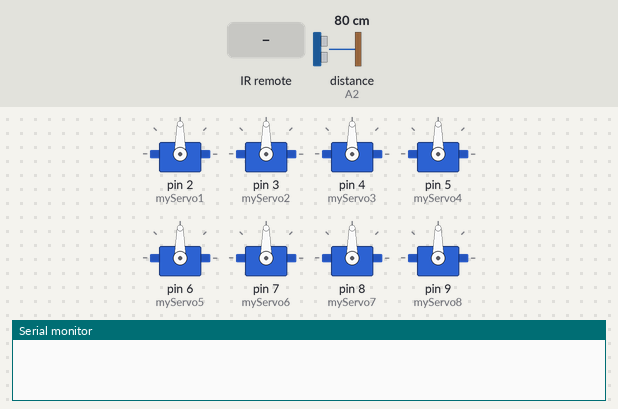
Simulated run of this sketch. Board: Arduino Uno, built with avr-gcc and run on an emulated ATmega328P. Shown: 8 × servo, the last lines printed to the serial monitor. Wiring (inferred from the names in the program): ultrasonic range finder: trigger A3; echo A2. Inputs (shaded band) come from the test bench; at power-on: distance to the obstacle (sensor on A2) 80 cm. The echo pulse lasts 58.3 µs per cm.

Above: at 1.2 s.
1.3 s: infrared code 0x511DBB received
At 2.4 s:
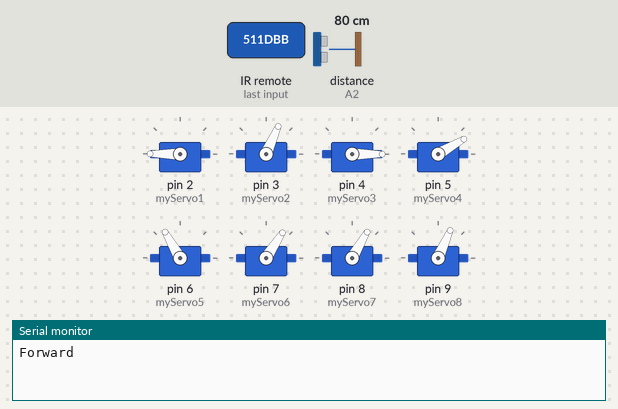
3.6 s: infrared code 0xA3C8EDDB received
At 4.9 s:
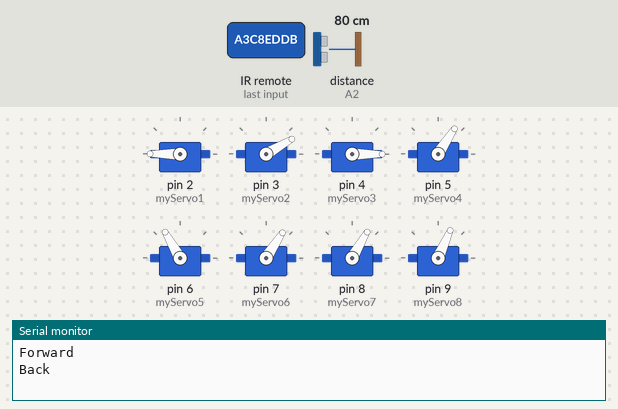
5.7 s: infrared code 0x20FE4DBB received
At 7.1 s:
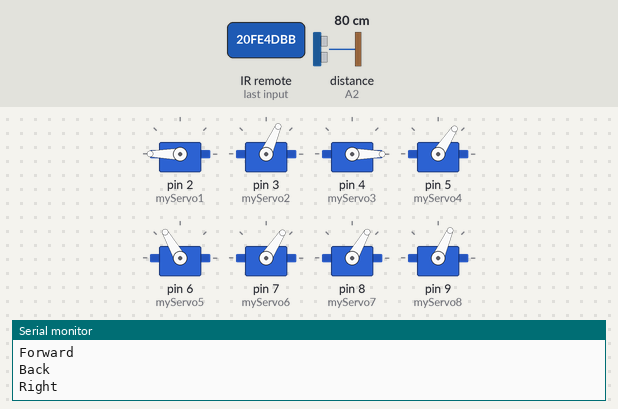
7.7 s: infrared code 0x52A3D41F received
At 7.85 s:
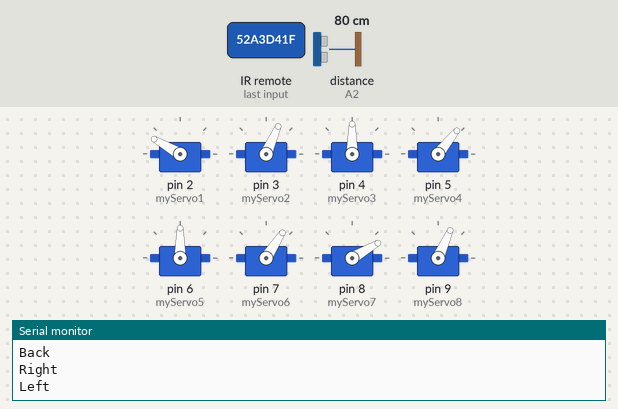
9.8 s: infrared code 0x9716BE3F received
At 10.5 s:
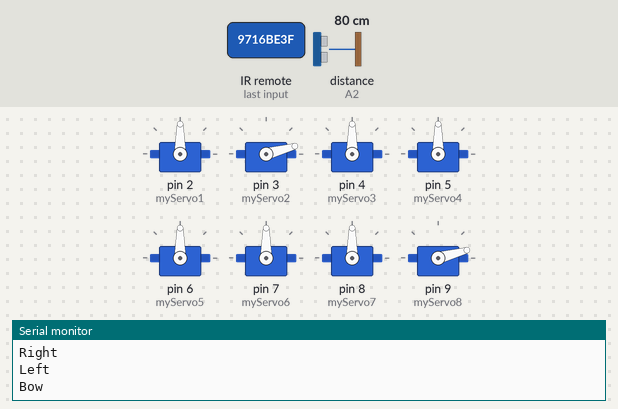
12.2 s: infrared code 0x3D9AE3F7 received
At 12.95 s:
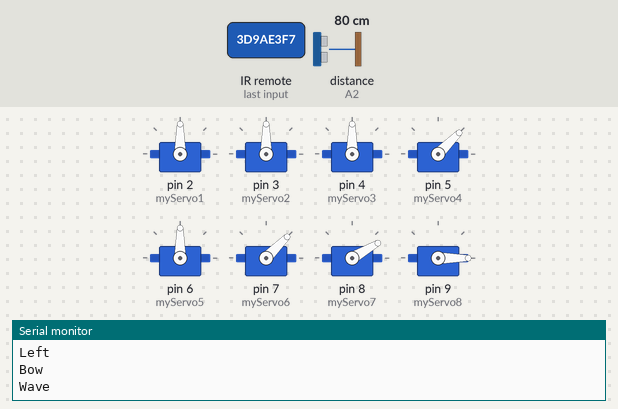
Timing chart, 0 to 15.5 s (numbered marks = the images above; inputs shaded):
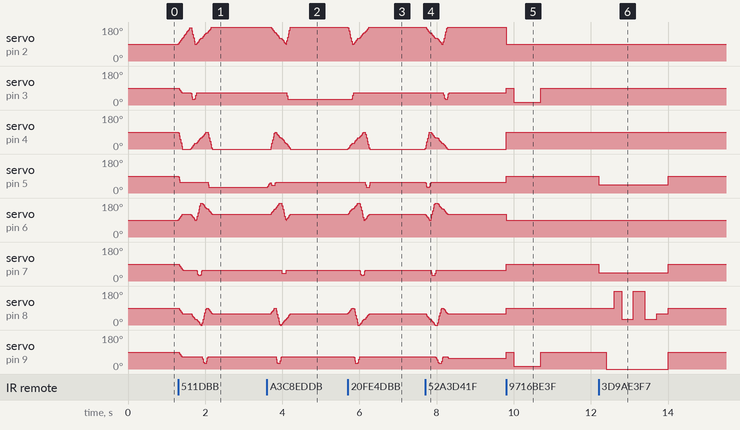

Measured:
- after the input at 1.3 s, servo on pin 5 (myServo4): 90° → 57° at once, → 30° 0.77 s later
- after the input at 3.6 s, servo on pin 3 (myServo2): 66° → 30° after 0.52 s; servo on pin 4 (myServo3): rises from 0° to 90° in 0.11 s, then falls to 0° in 0.39 s; servo on pin 7 (myServo6): 57° → 42° after 0.39 s, → 57° 0.11 s later; servo on pin 9 (myServo8): 66° → 30° after 0.24 s, → 66° 0.11 s later
- after the input at 5.7 s, servo on pin 3 (myServo2): 30° → 66° after 0.11 s; servo on pin 4 (myServo3): rises from 0° to 90° in 0.41 s, then falls to 0° in 0.15 s
- after the input at 7.7 s, servo on pin 3 (myServo2): 66° → 30° after 0.48 s, → 66° 0.11 s later; servo on pin 4 (myServo3): rises from 0° to 90° in 0.11 s, then falls to 0° in 0.47 s; servo on pin 5 (myServo4): 57° → 30° at once, → 57° 0.11 s later; servo on pin 7 (myServo6): 57° → 30° after 0.16 s, → 57° 0.11 s later
- after the input at 9.8 s, servo on pin 2 (myServo1): 180° → 90° at once; servo on pin 3 (myServo2): 66° → 90° at once, → 15° 0.20 s later, → 90° 0.70 s later; servo on pin 4 (myServo3): 0° → 90° at once; servo on pin 5 (myServo4), servo on pin 7 (myServo6): 57° → 90° at once; servo on pin 6 (myServo5): 120° → 90° at once
- after the input at 12.2 s, servo on pin 5 (myServo4), servo on pin 7 (myServo6): 90° → 45° at once, → 90° 1.8 s later; servo on pin 8 (myServo7): 90° → 180° after 0.40 s, → 30° 0.20 s later, → 180° 0.30 s later, → 30° 0.30 s later, … (6 changes in this stretch); servo on pin 9 (myServo8): 90° → 0° after 0.20 s, → 90° 1.6 s later

The sketch:

ejemplo1.ino
```cpp
//==========================================================================================
//
//  Program for controlling a mePed Robot using an IR Remote
//
//  The mePed is an open source quadruped robot designed by Scott Pierce of
//  Spierce Technologies (www.meped.io & www.spiercetech.com)
//
//  This program is based on code written by Alexey Butov (www.alexeybutov.wix.com/roboset)
//
//==========================================================================================

#include <Arduino.h>
#include <IRremote.h> // include IR Remote library
#include <Servo.h>    // include servo library

//===== Globals ============================================================================

// Define USRF pins and variables
#define trigPin A3
#define echoPin A2
#define INCH 0
#define CM 1

// Define IR Remote Button Codes
#define irUp  5316027//16615543
#define irDown 2747854299//16619623
#define irRight 553536955//16607383
#define irLeft 1386468383 //16591063
#define irOK 3622325019 //16623703
#define ir1 2534850111//16580863
#define ir2 1033561079 //16613503
#define ir3 1635910171//16597183
#define ir4 2351064443//16589023
#define ir5 1217346747//16621663
#define ir6 71952287//16605343
#define ir7 851901943//16584943
#define ir8 465573243//16617583
#define ir9 1053031451//16601263
#define ir0 3238126971//16625743
#define irStar 4034314555//16593103
#define irPound 3855596927//16609423
#define irRepeat 4294967295

// calibration
int da =  0,  // Left Front Pivot
    db =   0,  // Left Back Pivot
    dc =  0,  // Right Back Pivot
    dd =   0;  // Right Front Pivot

// servo initial positions + calibration
int a90  = (90  + da),
    a120 = (120 + da),
    a150 = (150 + da),
    a180 = (180 + da);

int b0   = (0   + db),
    b30  = (30  + db),
    b60  = (60  + db),
    b90  = (90  + db);

int c90  = (90  + dc),
    c120 = (120 + dc),
    c150 = (150 + dc),
    c180 = (180 + dc);

int d0   = (0   + dd),
    d30  = (30  + dd),
    d60  = (60  + dd),
    d90  = (90  + dd);

// start points for servo
int s11 = 90; // Front Left Pivot Servo
int s12 = 90; // Front Left Lift Servo
int s21 = 90; // Back Left Pivot Servo
int s22 = 90; // Back Left Lift Servo
int s31 = 90; // Back Right Pivot Servo
int s32 = 90; // Back Right Lift Servo
int s41 = 90; // Front Right Pivot Servo
int s42 = 90; // Front Right Lift Servo

int f    = 0;
int b    = 0;
int l    = 0;
int r    = 0;
int spd  = 3;  // Speed of walking motion, larger the number, the slower the speed
int high = 10;   // How high the robot is standing

// Define 8 Servos
Servo myServo1; // Front Left Pivot Servo
Servo myServo2; // Front Left Lift Servo
Servo myServo3; // Back Left Pivot Servo
Servo myServo4; // Back Left Lift Servo
Servo myServo5; // Back Right Pivot Servo
Servo myServo6; // Back Right Lift Servo
Servo myServo7; // Front Right Pivot Servo
Servo myServo8; // Front Right Lift Servo

// Set up IR Sensor
int irReceiver = 12;       // Use pin D12 for IR Sensor
IRrecv irrecv(irReceiver); // create a new instance of the IR Receiver
decode_results results2;

//==========================================================================================

//===== Setup ==============================================================================

void setup()
{
  // Attach servos to Arduino Pins
  myServo1.attach(2);
  myServo2.attach(3);
  myServo3.attach(4);
  myServo4.attach(5);
  myServo5.attach(6);
  myServo6.attach(7);
  myServo7.attach(8);
  myServo8.attach(9);

  pinMode(trigPin, OUTPUT);
  pinMode(echoPin, INPUT);

  irrecv.enableIRIn(); //start the receiver

  Serial.begin (9600);

}//setup

//==========================================================================================

//== Loop ==================================================================================

void loop()
{
  unsigned long value;
  unsigned long lastValue;
  long distance = 0;

  center_servos();  // Center all servos
  high = 8;        // Set hight to 15
  spd = 3;          // Set speed to 3

  while (1 == 1)    // Loop forever
  {
    distance = get_distance(INCH);

    if (irrecv.decode(&results2)) // If we have received an IR signal
    {
      value = results2.value;
      //Serial.print(value); Serial.println(" value");

      //if(value == irRepeat)value = lastValue;

//      if(value == lastValue)delay(1);
//      else
//        {
        switch (value)
        {
          case irUp:
            lastValue = irUp;
            forward();
            Serial.println("Forward");
            break;

          case irDown:
            lastValue = irDown;
            Serial.println("Back");
            back();
            break;

          case irRight:
            lastValue = irRight;
            Serial.println("Right");
            turn_right();
            break;

          case irLeft:
            lastValue = irLeft;
            Serial.println("Left");
            turn_left();
            break;

          case irOK:
            lastValue = irOK;
            Serial.println("Ok");
            break;

          case ir1:
            lastValue = ir1;
            Serial.println("Bow");
            bow();
            break;

          case ir2:
            lastValue = ir2;
            Serial.println("Wave");
            wave();
            break;

          case ir3:
            lastValue = ir3;
            Serial.println("Increase Speed");
            increase_speed();
            break;

          case ir4:
            lastValue = ir4;
            forward();
            forward();
            forward();
            center_servos();
            Serial.println("4");
            break;

          case ir5:
            lastValue = ir5;
            Serial.println("5");
            break;

          case ir6:
            lastValue = ir6;
            Serial.println("Decrease Speed");
            decrease_speed();
            break;

          case ir7:
            lastValue = ir7;
            Serial.println("7");
            break;

          case ir8:
            lastValue = ir8;
            Serial.println("Dance");
            dance();
            break;

          case ir9:
            lastValue = ir9;
            Serial.println("9");
            break;

          case ir0:
            lastValue = ir0;
            Serial.println("Center Servos");
            center_servos();
            break;

          case irStar:
            lastValue = irStar;
            Serial.println("Trim Left");
            trim_left();
            break;

          case irPound:
            lastValue = irPound;
            Serial.println("Trim Right");
            trim_right();
            break;

          default:
            Serial.print(value); Serial.println(" value");
            break;
        }

        irrecv.resume(); //next value
        delay(5);  // Pause for 50ms before executing next movement
        lastValue=value;
        //}

    }// if irrecv.decode
  }//while

}//loop

void dance()
{
  center_servos();
  delay(100);
  lean_left();
  delay(300);
  lean_right();
  delay(300);
  lean_left();
  delay(300);
  lean_right();
  delay(300);
  lean_left();
  delay(300);
  lean_right();
  delay(300);
  lean_left();
  delay(300);
  lean_right();
  delay(800);
  center_servos();
  delay(300);
  bow();
  center_servos();
}

//== Wave ==================================================================================

void wave()
{
  /*
  myServo1 - Front Left Pivot Servo
  myServo2 - Front Left Lift Servo
  myServo3 - Back Left Pivot Servo
  myServo4 - Back Left Lift Servo
  myServo5 - Back Right Pivot Servo
  myServo6 - Back Right Lift Servo
  myServo7 - Front Right Pivot Servo
  myServo8 - Front Right Lift Servo
  */

  center_servos();
  myServo4.write(45);
  myServo6.write(45);
  delay(200);
  myServo8.write(0);
  delay(200);
  myServo7.write(180);
  delay(200);
  myServo7.write(30);
  delay(300);
  myServo7.write(180);
  delay(300);
  myServo7.write(30);
  delay(300);
  myServo7.write(s41);
  delay(300);
  myServo8.write(s42);
  center_servos();

}

//== Bow ===================================================================================

void bow()
{
  center_servos();
  delay(200);
  myServo2.write(15);
  myServo8.write(15);
  delay(700);
  myServo2.write(90);
  myServo8.write(90);
  delay(700);
}

//== Lean_Left =============================================================================

void lean_left()
{
  myServo2.write(15);
  myServo4.write(15);
  myServo6.write(150);
  myServo8.write(150);
}

//== Lean_Right ============================================================================

void lean_right()
{
  myServo2.write(150);
  myServo4.write(150);
  myServo6.write(15);
  myServo8.write(15);
}

//== Lean_Left =============================================================================

void trim_left()
{
  da--; // Left Front Pivot
  db--; // Left Back Pivot
  dc--; // Right Back Pivot
  dd--; // Right Front Pivot
}

//== Lean_Right ============================================================================

void trim_right()
{
  da++; // Left Front Pivot
  db++; // Left Back Pivot
  dc++; // Right Back Pivot
  dd++; // Right Front Pivot
}

//== Forward ===============================================================================

void forward()
{
  // calculation of points

  // Left Front Pivot
  a90 = (90 + da),
  a120 = (120 + da),
  a150 = (150 + da),
  a180 = (180 + da);

  // Left Back Pivot
  b0 = (0 + db),
  b30 = (30 + db),
  b60 = (60 + db),
  b90 = (90 + db);

  // Right Back Pivot
  c90 = (90 + dc),
  c120 = (120 + dc),
  c150 = (150 + dc),
  c180 = (180 + dc);

  // Right Front Pivot
  d0 = (0 + dd),
  d30 = (30 + dd),
  d60 = (60 + dd),
  d90 = (90 + dd);

  // set servo positions and speeds needed to walk forward one step
  // (LFP,  LBP, RBP,  RFP, LFL, LBL, RBL, RFL, S1, S2, S3, S4)
  srv(a180, b0 , c120, d60, 42,  33,  33,  42,  1,  3,  1,  1);
   srv( a90, b30, c90,  d30, 6,   33,  33,  42,  3,  1,  1,  1);
  srv( a90, b30, c90,  d30, 42,  33,  33,  42,  3,  1,  1,  1);
  srv(a120, b60, c180, d0,  42,  33,  6,   42,  1,  1,  3,  1);
   srv(a120, b60, c180, d0,  42,  33,  33,  42,  1,  1,  3,  1);

  srv(a150, b90, c150, d90, 42,  33,  33,  6,   1,  1,  1,  3);

  srv(a150, b90, c150, d90, 42,  33,  33,  42,  1,  1,  1,  3);

  srv(a180, b0,  c120, d60, 42,  6,   33,  42,  1,  3,  1,  1);

//  srv(a180, b0,  c120, d60, 42,  15,  33,  42,  1,  3,  1,  1);


}

//== Back ==================================================================================

void back ()
{
  // set servo positions and speeds needed to walk backward one step
  // (LFP,  LBP, RBP,  RFP, LFL, LBL, RBL, RFL, S1, S2, S3, S4)
  srv(180, 0,  120, 60, 42, 33, 33, 42, 3,  1, 1, 1);
  srv(150, 90, 150, 90, 42, 18, 33, 42, 1,  3, 1, 1);
  srv(150, 90, 150, 90, 42, 33, 33, 42, 1,  3, 1, 1);
  srv(120, 60, 180, 0,  42, 33, 33, 6,  1,  1, 1, 3);
  srv(120, 60, 180, 0,  42, 33, 33, 42, 1,  1, 1, 3);
  srv(90,  30, 90,  30, 42, 33, 18, 42, 1,  1, 3, 1);
  srv(90,  30, 90,  30, 42, 33, 33, 42, 1,  1, 3, 1);
  srv(180, 0,  120, 60, 6,  33, 33, 42, 3,  1, 1, 1);

}

//== Left =================================================================================

void turn_left ()
{
  // set servo positions and speeds needed to turn left one step
  // (LFP,  LBP, RBP,  RFP, LFL, LBL, RBL, RFL, S1, S2, S3, S4)
  srv(150,  90, 90,  30, 42, 6,  33, 42, 1, 3, 1, 1);
  srv(150,  90, 90,  30, 42, 33, 33, 42, 1, 3, 1, 1);
  srv(120,  60, 180, 0,  42, 33, 6,  42, 1, 1, 3, 1);
  srv(120,  60, 180, 0,  42, 33, 33, 24, 1, 1, 3, 1);
  srv(90,   30, 150, 90, 42, 33, 33, 6,  1, 1, 1, 3);
  srv(90,   30, 150, 90, 42, 33, 33, 42, 1, 1, 1, 3);
  srv(180,  0,  120, 60, 6,  33, 33, 42, 3, 1, 1, 1);
  srv(180,  0,  120, 60, 42, 33, 33, 33, 3, 1, 1, 1);
}

//== Right ================================================================================

void turn_right ()
{
  // set servo positions and speeds needed to turn right one step
  // (LFP,  LBP, RBP,  RFP, LFL, LBL, RBL, RFL, S1, S2, S3, S4)
  srv( 90, 30, 150, 90, 6,  33, 33, 42, 3, 1, 1, 1);
  srv( 90, 30, 150, 90, 42, 33, 33, 42, 3, 1, 1, 1);
  srv(120, 60, 180, 0,  42, 33, 33, 6,  1, 1, 1, 3);
  srv(120, 60, 180, 0,  42, 33, 33, 42, 1, 1, 1, 3);
  srv(150, 90, 90,  30, 42, 33, 6,  42, 1, 1, 3, 1);
  srv(150, 90, 90,  30, 42, 33, 33, 42, 1, 1, 3, 1);
  srv(180, 0,  120, 60, 42, 6,  33, 42, 1, 3, 1, 1);
  srv(180, 0,  120, 60, 42, 33, 33, 42, 1, 3, 1, 1);
}

//== Center Servos ========================================================================

void center_servos()
{
  myServo1.write(90);
  myServo2.write(90);
  myServo3.write(90);
  myServo4.write(90);
  myServo5.write(90);
  myServo6.write(90);
  myServo7.write(90);
  myServo8.write(90);

  int s11 = 90; // Front Left Pivot Servo
  int s12 = 90; // Front Left Lift Servo
  int s21 = 90; // Back Left Pivot Servo
  int s22 = 90; // Back Left Lift Servo
  int s31 = 90; // Back Right Pivot Servo
  int s32 = 90; // Back Right Lift Servo
  int s41 = 90; // Front Right Pivot Servo
  int s42 = 90; // Front Right Lift Servo
}

//== Increase Speed ========================================================================

void increase_speed()
{
  if (spd > 3)
    spd--;
}

//== Decrease Speed ========================================================================

void decrease_speed()
{
  if (spd < 50)
    spd++;
}

//== Srv ===================================================================================

void srv( int  p11, int p21, int p31, int p41, int p12, int p22, int p32, int p42, int sp1, int sp2, int sp3, int sp4)
{

  // p11: Front Left Pivot Servo
  // p21: Back Left Pivot Servo
  // p31: Back Right Pivot Servo
  // p41: Front Right Pivot Servo
  // p12: Front Left Lift Servo
  // p22: Back Left Lift Servo
  // p32: Back Right Lift Servo
  // p42: Front Right Lift Servo
  // sp1: Speed 1
  // sp2: Speed 2
  // sp3: Speed 3
  // sp4: Speed 4

  // Multiply lift servo positions by manual height adjustment
  p12 = p12 + high * 3;
  p22 = p22 + high * 3;
  p32 = p32 + high * 3;
  p42 = p42 + high * 3;

  while ((s11 != p11) || (s21 != p21) || (s31 != p31) || (s41 != p41) || (s12 != p12) || (s22 != p22) || (s32 != p32) || (s42 != p42))
  {

    // Front Left Pivot Servo
    if (s11 < p11)            // if servo position is less than programmed position
    {
      if ((s11 + sp1) <= p11)
        s11 = s11 + sp1;      // set servo position equal to servo position plus speed constant
      else
        s11 = p11;
    }

    if (s11 > p11)            // if servo position is greater than programmed position
    {
      if ((s11 - sp1) >= p11)
        s11 = s11 - sp1;      // set servo position equal to servo position minus speed constant
      else
        s11 = p11;
    }

    // Back Left Pivot Servo
    if (s21 < p21)
    {
      if ((s21 + sp2) <= p21)
        s21 = s21 + sp2;
      else
        s21 = p21;
    }

    if (s21 > p21)
    {
      if ((s21 - sp2) >= p21)
        s21 = s21 - sp2;
      else
        s21 = p21;
    }

    // Back Right Pivot Servo
    if (s31 < p31)
    {
      if ((s31 + sp3) <= p31)
        s31 = s31 + sp3;
      else
        s31 = p31;
    }

    if (s31 > p31)
    {
      if ((s31 - sp3) >= p31)
        s31 = s31 - sp3;
      else
        s31 = p31;
    }

    // Front Right Pivot Servo
    if (s41 < p41)
    {
      if ((s41 + sp4) <= p41)
        s41 = s41 + sp4;
      else
        s41 = p41;
    }

    if (s41 > p41)
    {
      if ((s41 - sp4) >= p41)
        s41 = s41 - sp4;
      else
        s41 = p41;
    }

    // Front Left Lift Servo
    if (s12 < p12)
    {
      if ((s12 + sp1) <= p12)
        s12 = s12 + sp1;
      else
        s12 = p12;
    }

    if (s12 > p12)
    {
      if ((s12 - sp1) >= p12)
        s12 = s12 - sp1;
      else
        s12 = p12;
    }

    // Back Left Lift Servo
    if (s22 < p22)
    {
      if ((s22 + sp2) <= p22)
        s22 = s22 + sp2;
      else
        s22 = p22;
    }

    if (s22 > p22)
    {
      if ((s22 - sp2) >= p22)
        s22 = s22 - sp2;
      else
        s22 = p22;
    }

    // Back Right Lift Servo
    if (s32 < p32)
    {
      if ((s32 + sp3) <= p32)
        s32 = s32 + sp3;
      else
        s32 = p32;
    }

    if (s32 > p32)
    {
      if ((s32 - sp3) >= p32)
        s32 = s32 - sp3;
      else
        s32 = p32;
    }

    // Front Right Lift Servo
    if (s42 < p42)
    {
      if ((s42 + sp4) <= p42)
        s42 = s42 + sp4;
      else
        s42 = p42;
    }

    if (s42 > p42)
    {
      if ((s42 - sp4) >= p42)
        s42 = s42 - sp4;
      else
        s42 = p42;
    }

    // Write Pivot Servo Values
    myServo1.write(s11 + da);
    myServo3.write(s21 + db);
    myServo5.write(s31 + dc);
    myServo7.write(s41 + dd);

    // Write Lift Servos Values
    myServo2.write(s12);
    myServo4.write(s22);
    myServo6.write(s32);
    myServo8.write(s42);

    delay(spd); // Delay before next movement

  }//while
} //srv

//== USRF Function ========================================================================

long get_distance(bool unit)
{
  // if unit == 0 return inches, else return cm

  long duration = 0,
       cm = 0,
       inches = 0;

  // The sensor is triggered by a HIGH pulse of 10 or more microseconds.
  // Give a short LOW pulse beforehand to ensure a clean HIGH pulse:
  digitalWrite(trigPin, LOW);
  delayMicroseconds(5);
  digitalWrite(trigPin, HIGH);
  delayMicroseconds(10);
  digitalWrite(trigPin, LOW);

  // Read the signal from the sensor: a HIGH pulse whose
  // duration is the time (in microseconds) from the sending
  // of the ping to the reception of its echo off of an object.
  pinMode(echoPin, INPUT);
  duration = pulseIn(echoPin, HIGH);

  // convert the time into a distance
  cm = (duration / 2) / 29.1;
  inches = (duration / 2) / 74;

  if (unit == INCH)
    return inches;
  else
    return cm;
}
```
